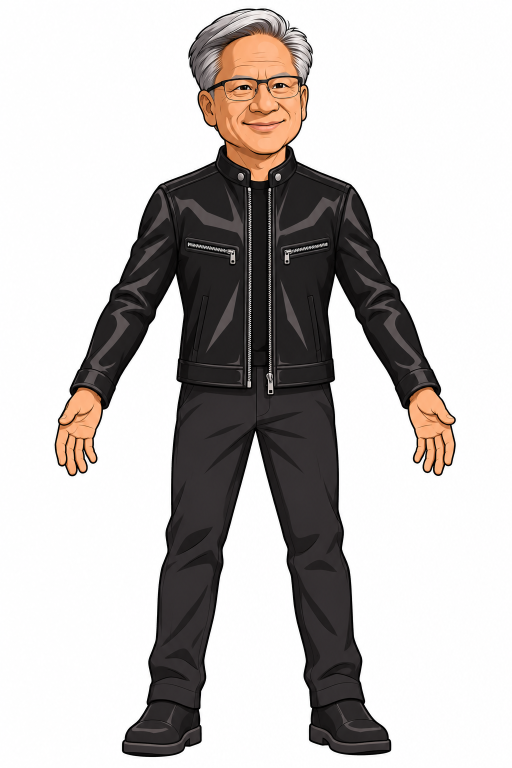
#> input picture production/silver-jacket-motion-test-v2/assets/character-source.png, 1024 x 1536 px (shown at 1/2 size)
$ python render.py assets/character-source.png
#> lines starting #> are read from the running program, lines starting #| are printed output that depends on the picture; after the words box and inside, x2 and y2 are one past the last pixel; in counts of white or black regions, pixels touching at a corner belong together
"""20-second cutout puppet film: independently planted feet, IK limbs, hand-bound cup.
The source artwork is composited as articulated pieces for video, never a sprite pan.
"""
from pathlib import Path
import math,json,subprocess,sys
import numpy as np
from PIL import Image,ImageDraw,ImageFont,ImageFilter
P=Path(__file__).resolve().parent;D=P.parents[1]/'deliveries'/'silver-jacket-motion-test-v2'
W,H,FPS=1280,720,30;S=.36
SRC=Image.open(P/'assets/character-source.png').convert('RGBA')
FONT='/usr/share/fonts/truetype/dejavu/DejaVuSans.ttf'
F=ImageFont.truetype(FONT,23); SMALL=ImageFont.truetype(FONT,15)
def clamp(t):return max(0,min(1,t))
def ease(t):t=clamp(t);return t*t*(3-2*t)
def lerp(a,b,u):return tuple(x+(y-x)*u for x,y in zip(a,b))
def add(a,b):return(a[0]+b[0],a[1]+b[1])
def dist(a,b):return math.hypot(b[0]-a[0],b[1]-a[1])
# [5 lines left out: function ik, not called in this run]
POLYS={
 'head':[(378,12),(636,12),(642,199),(619,292),(568,335),(564,358),(478,358),(468,325),(414,291),(385,228),(366,136)],
 'body':[(363,347),(466,312),(486,353),(550,354),(571,315),(675,351),(678,470),(657,648),(672,785),(350,782),(367,642),(344,470)],
 'ul':[(315,367),(369,391),(345,489),(302,602),(231,571),(270,465)],
 'fl':[(238,563),(307,595),(246,715),(203,795),(143,779),(175,695)],
 'hl':[(149,774),(207,791),(204,853),(197,942),(169,960),(108,927),(107,850),(122,809)],
 'ur':[(659,373),(708,370),(749,468),(786,576),(726,611),(682,507)],
 'fr':[(725,588),(790,564),(846,682),(882,775),(824,801),(773,715)],
 'hr':[(824,779),(880,775),(914,835),(921,921),(890,954),(835,946),(824,885),(809,825)],
 'tl':[(352,765),(514,776),(464,937),(434,1091),(340,1104),(335,1045)],
 'sl':[(340,1057),(437,1074),(408,1191),(405,1320),(413,1407),(294,1413),(304,1316),(319,1187)],
 'footl':[(295,1389),(410,1390),(401,1467),(362,1513),(242,1513),(242,1471)],
 'tr':[(510,773),(665,768),(683,1046),(689,1103),(583,1102),(556,955)],
 'sr':[(581,1072),(687,1066),(704,1200),(710,1317),(732,1414),(618,1414),(605,1310),(593,1199)],
 'footr':[(619,1393),(728,1394),(778,1467),(784,1512),(657,1512),(615,1476)]}
JOINTS={'ul':((333,408),(267,586)),'fl':((267,586),(174,779)),
 'ur':((691,408),(757,586)),'fr':((757,586),(850,779)),
 'tl':((427,802),(391,1081)),'sl':((391,1081),(354,1400)),
 'tr':((590,802),(633,1081)),'sr':((633,1081),(674,1400))}
ASSETS={}
for name,poly in POLYS.items():
 mask=Image.new('L',SRC.size);ImageDraw.Draw(mask).polygon(poly,fill=255)
 # Remove only the white exterior caught by joint overlap margins.
 a=np.array(SRC);m=np.array(mask);white=np.min(a[:,:,:3],axis=2)
 m=(m.astype(float)*np.clip((253-white.astype(float))/10,0,1)).astype('uint8')
 layer=SRC.copy();layer.putalpha(Image.fromarray(m));box=layer.getbbox();layer=layer.crop(box)
 ASSETS[name]=(layer.resize((round(layer.width*S),round(layer.height*S)),Image.Resampling.LANCZOS),box)
#> this loop made 14 passes
#> box on passes 1 to 12: (373, 12, 631, 359), (344, 312, 679, 785), (231, 368, 370, 603), (143, 563, 308, 796), (107, 774, 208, 954), (659, 370, 787, 612), (725, 564, 883, 802), (810, 775, 916, 954), (335, 765, 515, 1105), (294, 1057, 438, 1414), (242, 1389, 408, 1514), (510, 768, 689, 1103)
#> pass 1, `m = np.array(mask)`:
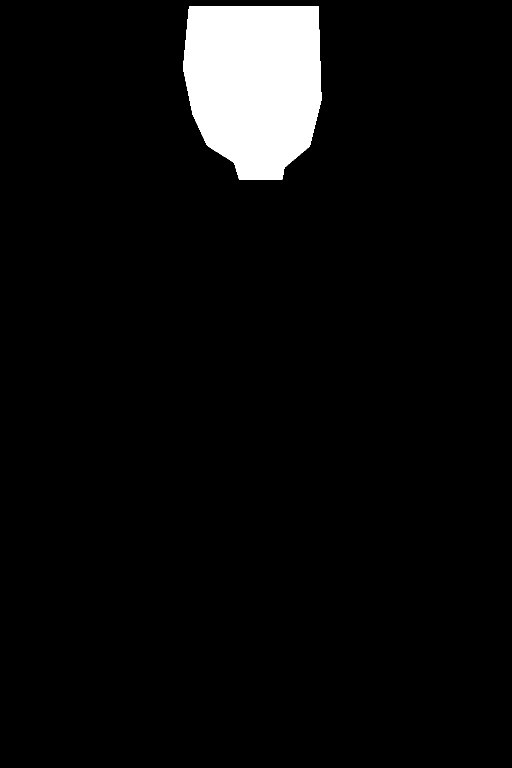
#> m: shape (1536, 1024) (shown at 1/2 size); 5.1% white; 1 white region, box (x1, y1, x2, y2) and area: (366, 12, 643, 359) 80741
#> pass 1, `white = np.min(a[:, :, :3], axis=2)`:
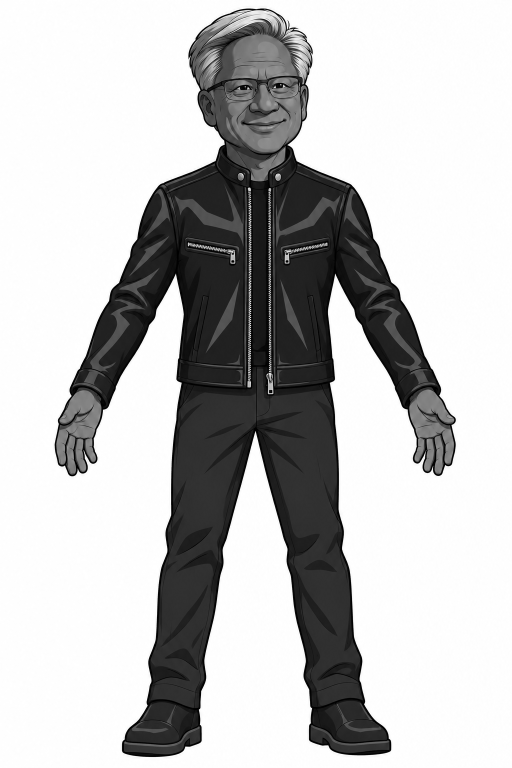
#> white: shape (1536, 1024) (shown at 1/2 size); min 0, max 255, mean 190.7
#> after the loop:
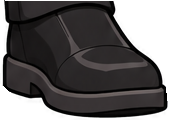
#> layer: PIL image 169x120 RGBA; mean R, G, B, A 94.9, 92.4, 92.8, 196.1; transparent parts drawn white
#> after the loop:
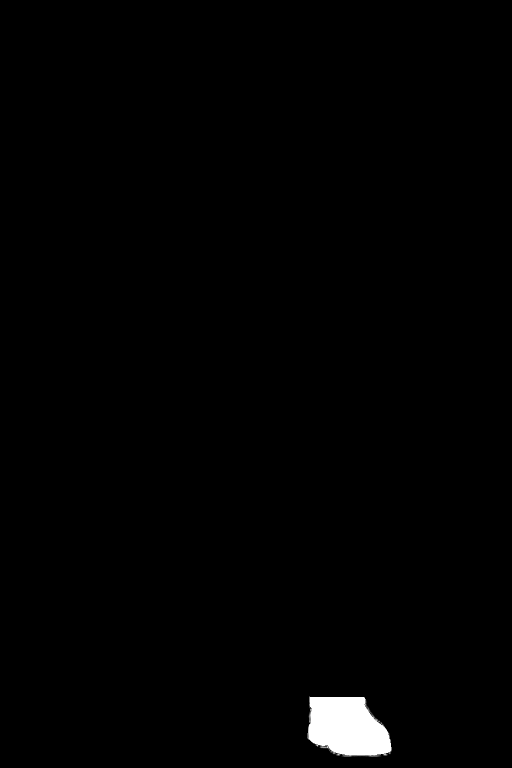
#> m: shape (1536, 1024) (shown at 1/2 size); min 0, max 255, mean 2.5
#> after the loop:
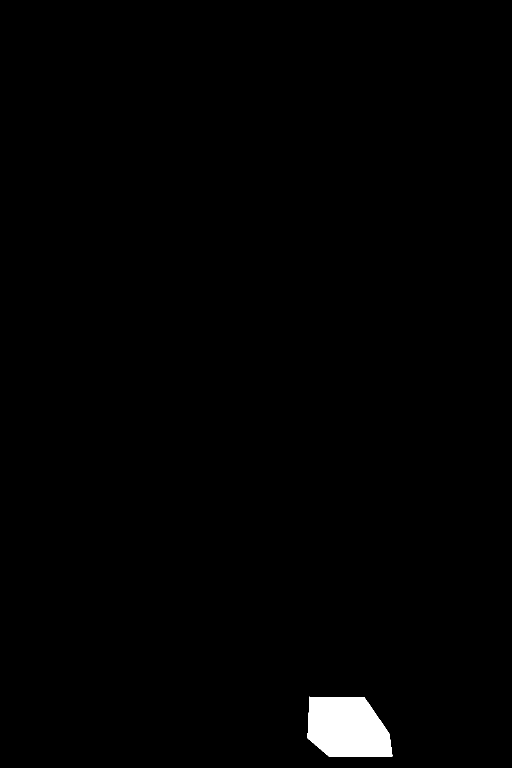
#> mask: PIL image 1024x1536 L (shown at 1/2 size); 1.1% white; 1 white region, box (x1, y1, x2, y2) and area: (615, 1393, 785, 1513) 16861
#> after the loop, ASSETS = 14 items

# [9 lines left out: function piece, not called in this run]

def bone(out,name,a,b):
 p,q=JOINTS[name];theta=math.degrees(math.atan2(b[1]-a[1],b[0]-a[0])-math.atan2(q[1]-p[1],q[0]-p[0]))
 piece(out,name,p,a,theta)

# World-space footsteps: each planted foot keeps its own anchor until toe-off.
TRACKS=[{'initial':444,'moves':[(.45,.8,494),(1.35,1.7,544),(2.25,2.6,594),(3.15,3.5,644),(10.1,10.5,599),(11,11.4,554),(16.1,16.5,599),(17,17.4,644)]},
 {'initial':516,'moves':[(.9,1.25,566),(1.8,2.15,616),(2.7,3.05,666),(3.6,3.95,716),(10.55,10.95,671),(11.45,11.85,626),(16.55,16.95,671),(17.45,17.85,716)]}]
# [18 lines left out: functions foot, root, not called in this run]

SPEECH=json.loads((P/'assets/speech.json').read_text())
#> (reads production/silver-face-stickman-test-v1/assets/speech.json from the repository)
import wave
#> (the run stopped early here; a loop or call above may not have finished)
